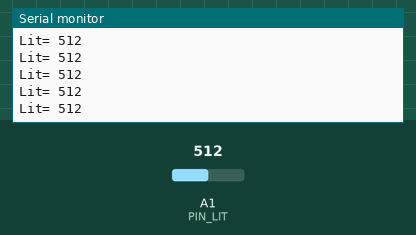
A sketch run on a simulated Arduino Uno, built with avr-gcc and run on an emulated ATmega328P. Shown: the last lines printed to the serial monitor. Inputs (shaded band) come from the test bench; at power-on: A1 (PIN_LIT) = 512.

Above: at 1.5 s.
1.6 s: A1 (PIN_LIT) set to 716
At 1.62 s:
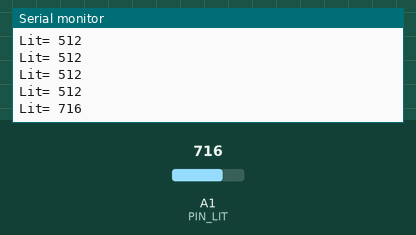
3.1 s: A1 (PIN_LIT) set to 900
At 3.13 s:
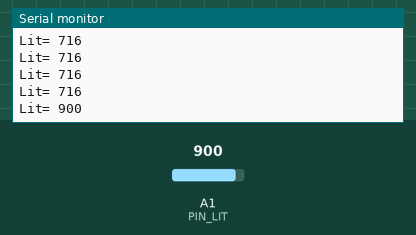
Timing chart, 0 to 6.1 s (numbered marks = the images above; inputs shaded):
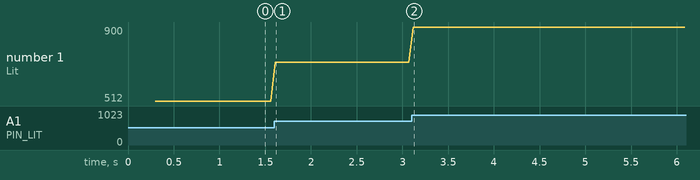

The sketch:

Test_Light.ino
```cpp
#include "./Light.h"


void setup()
{
	// デバック用シリアル通信は9600bps
	Serial.begin(9600);

	LIT_Init();			// 光センサを初期化

	Serial.println(F("Init done"));
	delay(300);
}

void loop()
{
	LIT_Print();			// 光センサの値を表示

	delay(50);				// 50 ms 待つ
}
```

Light.h
```cpp
#ifndef LIGHT_H
#define LIGHT_H


/*
http://akizukidenshi.com/catalog/g/gI-00110/
*/


// #################### LIGHT ####################


#include "./PIN_ASSIGN.h"

// 初期化
void LIT_Init();
// 光センサの値を更新して取得
int  LIT_Get();
// 光センサの値を表示
void LIT_Print();

typedef struct {
} Light_t;


#endif
```

Light.ino
```cpp
#include "./Light.h"

Light_t light;


void LIT_Init() {
}

int  LIT_Get() {
	// たくさんとって平均してもいいかも？
	int value = analogRead(PIN_LIT);
	return value;
}

void LIT_Print() {
	int value = LIT_Get();
	Serial.print(F("Lit= "));
	Serial.print(value);
	Serial.println(F(""));
}
```

PIN_ASSIGN.h
```cpp
#ifndef PIN_ASSIGN_H
#define PIN_ASSIGN_H

#define PIN_SRV 4

#define PIN_LIT A1
#define PIN_MIC A2

#define PIN_GPS_TX 8
#define PIN_GPS_RX 9
#define PIN_XBEE_TX 2
#define PIN_XBEE_RX 3
#define PIN_SD_SS  10
// SD MOSI 11
// SD MISO 12
// SD CLK  13

#define PIN_CAM2_SS 7

#define PIN_DC_MOTER1 5
#define PIN_DC_MOTER2 6

// #define SDA A4
// #define SCL A5

#endif
```

Measured:
- after the input at 1.6 s, the serial monitor: prints a new line at once (image 1)
- after the input at 3.1 s, the serial monitor: prints a new line at once (image 2)
- plotted number 1: 512 → 716 after the input at 1.6 s, 716 → 900 after the input at 3.1 s
